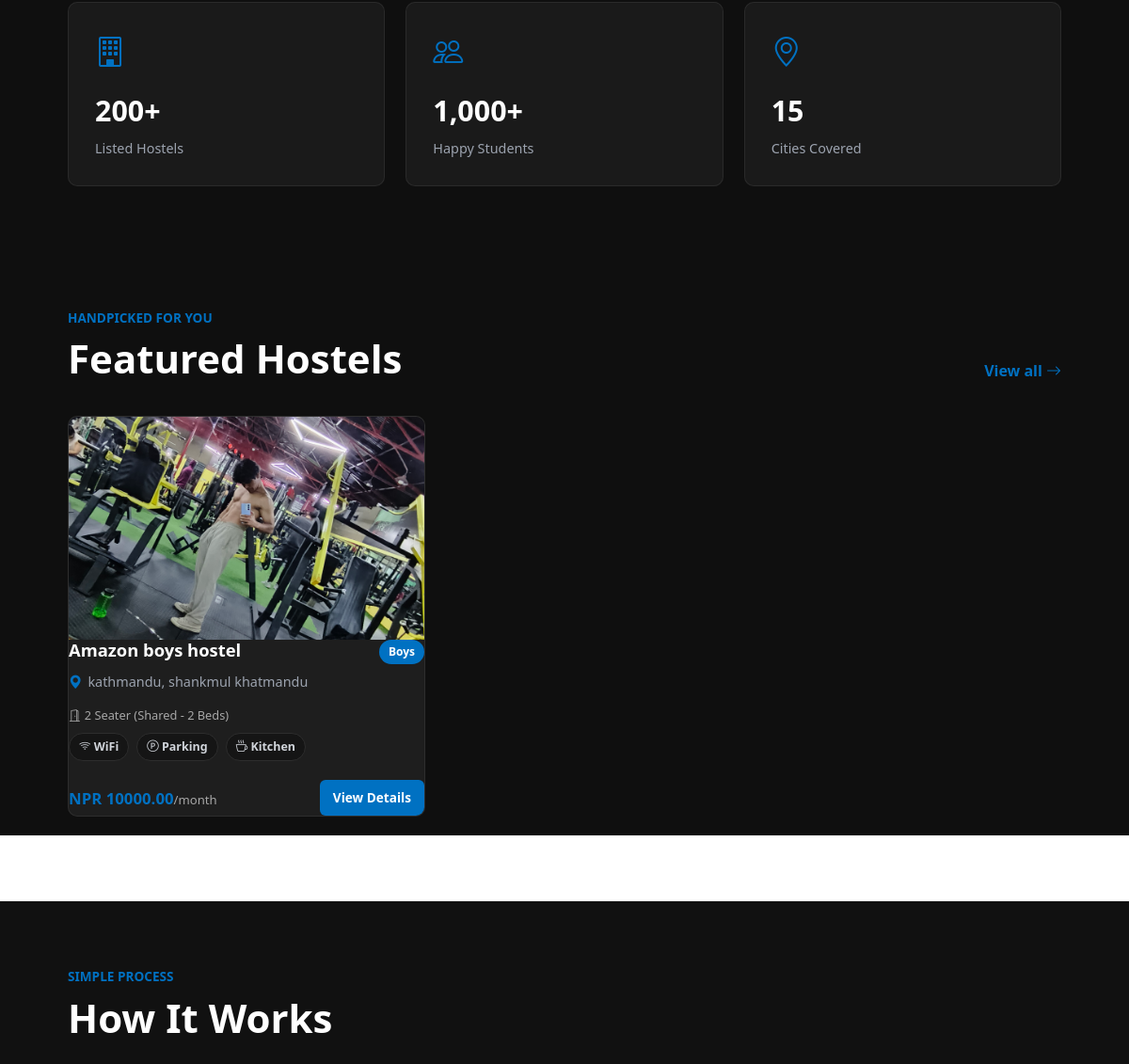
The app's page / (middle part), older data.
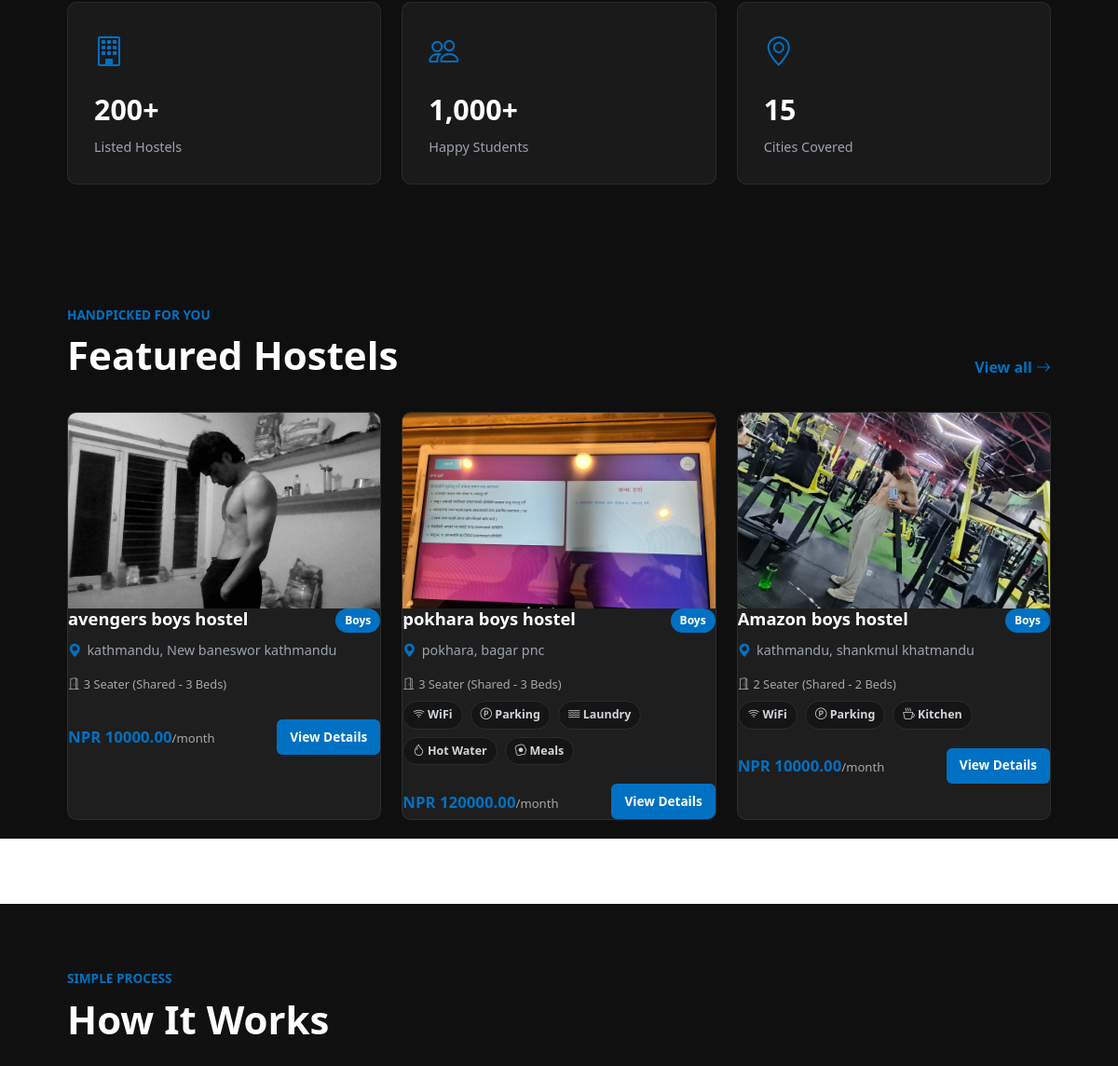
The same page, newer data.
### hostels/models.py (models this page shows, shortened)
class Hostel(models.Model):
    HOSTEL_TYPE_CHOICES = (
        ('boys', 'Boys'),
        ('girls', 'Girls'),
        ('mixed', 'Mixed'),
    )
    STATUS_CHOICES = (
        ('pending', 'Pending Approval'),
        ('approved', 'Approved'),
        ('rejected', 'Rejected'),
    )
    ROOM_TYPE_CHOICES = (
        ('1_seater', '1 Seater (Single Room)'),
        ('2_seater', '2 Seater (Shared - 2 Beds)'),
        ('3_seater', '3 Seater (Shared - 3 Beds)'),
        ('4_seater', '4 Seater (Shared - 4 Beds)'),
    )
    MINIMUM_STAY_CHOICES = (
        (1, '1 Month'),
        (3, '3 Months'),
        (6, '6 Months'),
        (12, '1 Year'),
    )
    owner = models.ForeignKey(
        CustomUser, on_delete=models.CASCADE, related_name='hostels')
    name = models.CharField(max_length=200)
    address = models.TextField()
    city = models.CharField(max_length=100)
    description = models.TextField()
    hostel_type = models.CharField(max_length=10, choices=HOSTEL_TYPE_CHOICES)
    room_type = models.CharField(
        max_length=20, choices=ROOM_TYPE_CHOICES, default='1_seater')
    price_per_month = models.DecimalField(max_digits=10, decimal_places=2)
    total_rooms = models.PositiveIntegerField()
    available_rooms = models.PositiveIntegerField()
    status = models.CharField(
        max_length=20, choices=STATUS_CHOICES, default='pending')
    admission_fee = models.DecimalField(
        max_digits=10, decimal_places=2, null=True, blank=True)
    contact_number = models.CharField(max_length=15, blank=True, null=True)
    has_wifi = models.BooleanField(default=False)
    has_parking = models.BooleanField(default=False)
    has_laundry = models.BooleanField(default=False)
    has_hot_water = models.BooleanField(default=False)
    has_cctv = models.BooleanField(default=False)
    has_kitchen = models.BooleanField(default=False)
    has_meals = models.BooleanField(default=False)
    has_study_room = models.BooleanField(default=False)
    has_power_backup = models.BooleanField(default=False)
    nearby_landmarks = models.CharField(max_length=300, blank=True, null=True)
    minimum_stay = models.PositiveIntegerField(
        choices=MINIMUM_STAY_CHOICES, default=1)
    hostel_rules = models.TextField(blank=True, null=True)
    latitude = models.DecimalField(
        max_digits=9, decimal_places=6, blank=True, null=True)
    longitude = models.DecimalField(
        max_digits=9, decimal_places=6, blank=True, null=True)
    is_available = models.BooleanField(default=True)
    created_at = models.DateTimeField(auto_now_add=True)
    updated_at = models.DateTimeField(auto_now=True)
    def review_count(self):
        return self.reviews.count()

class HostelImage(models.Model):
    hostel = models.ForeignKey(
        Hostel, on_delete=models.CASCADE, related_name='images')
    image = models.ImageField(upload_to='hostels/')
    is_primary = models.BooleanField(default=False)
    uploaded_at = models.DateTimeField(auto_now_add=True)

### hostels/views.py (the view)
# urls.py: path('', views.HomeView.as_view(), name='home'),
class HomeView(View):
    template_name = 'home.html'
    def get(self, request):
        hostels = Hostel.objects.filter(status='approved',is_available=True)
        location = request.GET.get('location', '').strip()
        hostel_type = request.GET.get('hostel_type', '').strip()
        room_type = request.GET.get('room_type', '').strip()
        max_price = request.GET.get('max_price', '').strip()
        if location:
            hostels = hostels.filter(
                Q(city__icontains=location) |
                Q(address__icontains=location)
            )
        if hostel_type:
            hostels = hostels.filter(hostel_type=hostel_type)
        if room_type:
            hostels = hostels.filter(room_type=room_type)
        if max_price:
            try:
                hostels = hostels.filter(price_per_month__lte=float(max_price))
            except ValueError:
                pass
        is_filtered = any([location, hostel_type, room_type, max_price])
        featured_hostels = hostels.order_by('-created_at')
        if not is_filtered:
            featured_hostels = featured_hostels[:6]
        return render(request, self.template_name, {
            'featured_hostels': featured_hostels,
            'is_filtered': is_filtered,
            'result_count': hostels.count() if is_filtered else None,
        })

### bookings/context_processors.py (called while the page is built, shortened)
def notifications(request):
    return {}

### templates/home.html (shortened to what this page needs)
{% extends 'base.html' %}
{% load static %}
{% block content %}
<section class="stats-section">
    <div class="stat-card">
        <i class="bi bi-building"></i>
        <strong>200+</strong>
        <span>Listed Hostels</span>
    </div>
    <div class="stat-card">
        <i class="bi bi-people"></i>
        <strong>1,000+</strong>
        <span>Happy Students</span>
    </div>
    <div class="stat-card">
        <i class="bi bi-geo-alt"></i>
        <strong>15</strong>
        <span>Cities Covered</span>
    </div>
</section>
<section class="section-wrap" id="featured">
    <div class="section-heading d-flex justify-content-between align-items-end">
        <div>
            {% if is_filtered %}
            <p>Search results</p>
            <h2>{{ result_count }} Hostel{{ result_count|pluralize }} Found</h2>
            {% else %}
            <p>Handpicked for you</p>
            <h2>Featured Hostels</h2>
            {% endif %}
        </div>
        {% if not is_filtered %}
        <a href="#" style="color:#0071c2;font-weight:800;text-decoration:none;">
            View all <i class="bi bi-arrow-right"></i>
        </a>
        {% endif %}
    </div>
    {% if featured_hostels %}
    <div class="hostel-scroll">
        {% for hostel in featured_hostels %}
        <div class="featured-card">
            {% if hostel.images.first %}
            <img src="{{ hostel.images.first.image.url }}" alt="{{ hostel.name }}">
            {% else %}
            <img src="https://images.unsplash.com/photo-1555854877-bab0e564b8d5?w=600&q=80" alt="Hostel image">
            {% endif %}
            <div class="card-body">
                <div class="d-flex justify-content-between align-items-start mb-1">
                    <h3>{{ hostel.name }}</h3>
                    <span style="background:#0071c2;color:#ffffff;font-size:0.75rem;
                                 font-weight:800;padding:4px 10px;border-radius:999px;
                                 white-space:nowrap;margin-left:10px;">
                        {{ hostel.get_hostel_type_display }}
                    </span>
                </div>
                <p class="location">
                    <i class="bi bi-geo-alt-fill"></i>
                    {{ hostel.city }}{% if hostel.address %}, {{ hostel.address|truncatewords:4 }}{% endif %}
                </p>
                <div class="d-flex align-items-center gap-2 mb-2" style="font-size:0.8rem;color:#a7a7a7;">
                    <span><i class="bi bi-door-open me-1"></i>{{ hostel.get_room_type_display }}</span>
                </div>
                <div class="amenities">
                    {% if hostel.has_wifi %}<span><i class="bi bi-wifi"></i> WiFi</span>{% endif %}
                    {% if hostel.has_parking %}<span><i class="bi bi-p-circle"></i> Parking</span>{% endif %}
                    {% if hostel.has_laundry %}<span><i class="bi bi-water"></i> Laundry</span>{% endif %}
                    {% if hostel.has_hot_water %}<span><i class="bi bi-droplet"></i> Hot Water</span>{% endif %}
                    {% if hostel.has_meals %}<span><i class="bi bi-egg-fried"></i> Meals</span>{% endif %}
                    {% if hostel.has_kitchen %}<span><i class="bi bi-cup-hot"></i> Kitchen</span>{% endif %}
                </div>
                <div class="card-footer">
                    <strong>NPR {{ hostel.price_per_month }}<small
                            style="color:#a7a7a7;font-size:0.82rem;font-weight:500;">/month</small></strong>
                    <a href="{% url 'hostel_detail' hostel.id %}">View Details</a>
                </div>
            </div>
        </div>
        {% endfor %}
    </div>
    {% endif %}
</section>
<section class="how-section" id="how-it-works">
    <div style="max-width:1240px;margin:0 auto;padding:70px clamp(20px,6vw,90px);">
        <div class="section-heading">
            <p>Simple process</p>
            <h2>How It Works</h2>
        </div>
    </div>
</section>
{% endblock %}

### templates/base.html (shortened to what this page needs)
{% load static %}
<!DOCTYPE html>
<html lang="en">
<head>
    <link rel="stylesheet" href="{% static 'css/style.css' %}">
    <link href="https://cdn.jsdelivr.net/npm/bootstrap@5.3.0/dist/css/bootstrap.min.css" rel="stylesheet">
    <link href="https://cdn.jsdelivr.net/npm/bootstrap-icons@1.10.5/font/bootstrap-icons.css" rel="stylesheet">
</head>
<body>
    <main>
        {% block content %}{% endblock %}
    </main>
</body>
</html>

### static/css/style.css (style rules this page uses)
* { box-sizing: border-box; margin: 0; padding: 0; }
body { background: #0f0f0f; color: #ffffff; font-family: 'Poppins', sans-serif; }
a { text-decoration: none; }
.stats-section { background: #0f0f0f; display: grid; gap: 22px; grid-template-columns: repeat(3, minmax(0, 1fr)); padding: 60px clamp(20px, 6vw, 90px); }
.stat-card { background: #1a1a1a; border: 1px solid rgba(255, 255, 255, 0.07); border-radius: 10px; padding: 28px; }
.stat-card i { color: #0071c2; display: block; font-size: 2rem; margin-bottom: 16px; }
.stat-card strong { color: #ffffff; display: block; font-size: 1.9rem; font-weight: 800; margin-bottom: 4px; }
.stat-card span { color: #9ca3af; font-size: 0.9rem; }
.section-wrap { background: #0f0f0f; padding: 70px clamp(20px, 6vw, 90px) 0; }
.section-heading { margin-bottom: 32px; }
.section-heading p { color: #0071c2; font-size: 0.85rem; font-weight: 800; margin-bottom: 8px; text-transform: uppercase; }
.section-heading h2 { color: #ffffff; font-size: clamp(1.8rem, 3.5vw, 2.8rem); font-weight: 800; margin: 0; }
.hostel-scroll { display: grid; gap: 22px; grid-auto-columns: minmax(300px, 380px); grid-auto-flow: column; overflow-x: auto; padding: 4px 0 20px; scroll-snap-type: x mandatory; }
.featured-card { background: #1e1e1e; border: 1px solid rgba(255, 255, 255, 0.07); border-radius: 10px; overflow: hidden; scroll-snap-align: start; transition: transform 0.25s ease, box-shadow 0.25s ease; }
.featured-card img { aspect-ratio: 16 / 10; display: block; object-fit: cover; width: 100%; }
.card-body { padding: 20px; }
.card-body h3 { color: #ffffff; font-size: 1.15rem; font-weight: 800; margin: 0 0 8px; }
.location { align-items: center; color: #9ca3af; display: flex; font-size: 0.9rem; gap: 6px; margin: 0 0 16px; }
.location i { color: #0071c2; }
.amenities { display: flex; flex-wrap: wrap; gap: 8px; margin-bottom: 20px; }
.amenities span { background: #151515; border: 1px solid #2d2d2d; border-radius: 999px; color: #d1d5db; font-size: 0.78rem; font-weight: 600; padding: 5px 10px; }
.card-footer { align-items: center; background: transparent; border: 0; display: flex; gap: 12px; justify-content: space-between; padding: 0; }
.card-footer strong { color: #0071c2; font-size: 1.05rem; white-space: nowrap; }
.featured-card a { align-items: center; background: #0071c2; border-radius: 6px; color: #ffffff; display: inline-flex; font-size: 0.85rem; font-weight: 800; gap: 6px; justify-content: center; min-height: 38px; padding: 0 14px; text-decoration: none; transition: filter 0.2s ease; }
.how-section { background: #111111; margin-top: 70px; padding-bottom: 80px; }

Row changes from the older to the newer data that the page shows:
added Hostel: images.first.image (picture), name "avengers boys hostel", hostel_type "Boys", city "kathmandu", address "New baneswor kathmandu", room_type "3 Seater (Shared - 3 Beds)", price_per_month "10000.00"
added Hostel: images.first.image (picture), name "pokhara boys hostel", hostel_type "Boys", city "pokhara", address "bagar pnc", room_type "3 Seater (Shared - 3 Beds)", has_wifi True (drawn), has_parking True (drawn), has_laundry True (drawn), has_hot_water True (drawn), has_meals True (drawn), price_per_month "120000.00"
